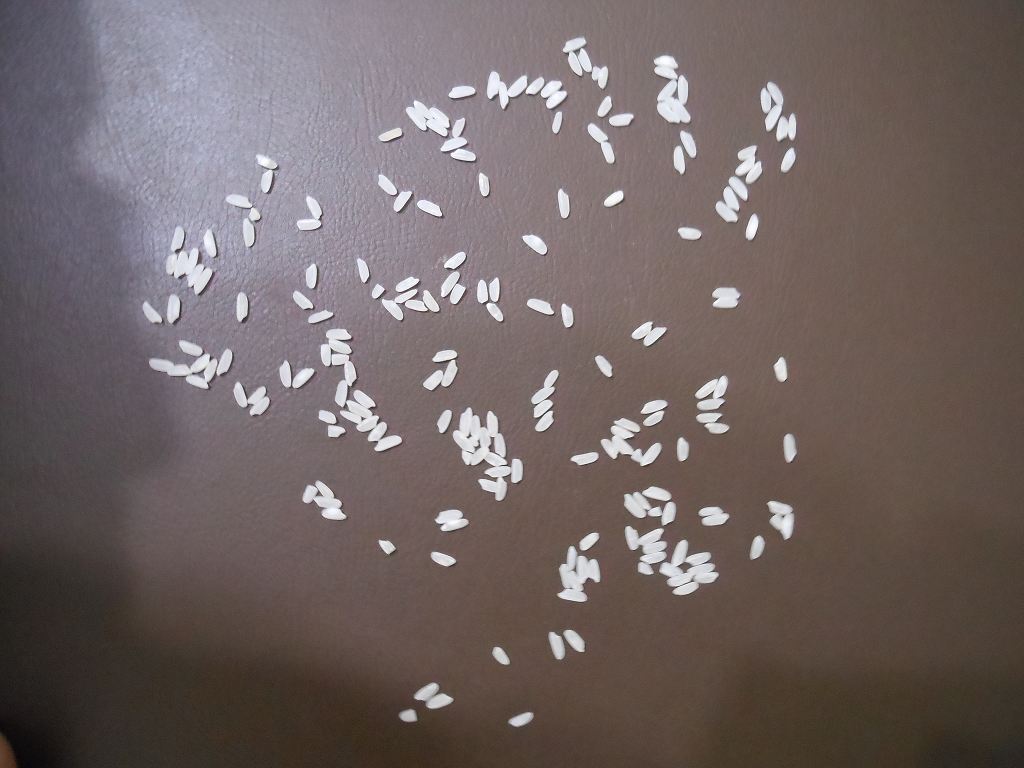
#> input picture notebook/input/205.bmp, 1024 x 768 px
$ jupyter execute projeto4.ipynb   (shell and % lines are left out)
#> lines starting #> are read from the running program, lines starting #| are printed output that depends on the picture; after the words box and inside, x2 and y2 are one past the last pixel; in counts of white or black regions, pixels touching at a corner belong together
# Buscar arroz

## Preparar bibliotecas e constantes

[cell 1]

import os
import numpy as np
import cv2

from matplotlib import pyplot as plt

GAMMA = 10
RESIZE = 1

## Abrir nossa imagem

[cell 2]
imgs = ['60.bmp', '82.bmp', '114.bmp', '150.bmp', '205.bmp']
IMG_NAME = imgs[4]
try:
    img = cv2.cvtColor(cv2.imread("input/" + IMG_NAME), cv2.COLOR_BGR2RGB)
except:
    exit(1)
img_w, img_h, img_c = img.shape
#> img_w = 768; img_h = 1024; img_c = 3

## Tratar imagem

A correção gama será realizada para realçar os detalhes dos arroz, normalmente brancos, e homogenizar levemente o fundo em tons escuros.

[cell 3]
# Copiar a imagem original
simg = img.copy()

# Criar o plot
fig, axes = plt.subplots(1, 3, figsize=(20, 10), sharex=True, sharey=True)
plt.xticks([]), plt.yticks([])

# Imagem original
axes[0].imshow(img)
plt.xticks([]), plt.yticks([])

# Correção Gama
def correcaoGama(img):
    return np.uint8(((np.float32(img / 255) ** GAMMA) * 255))
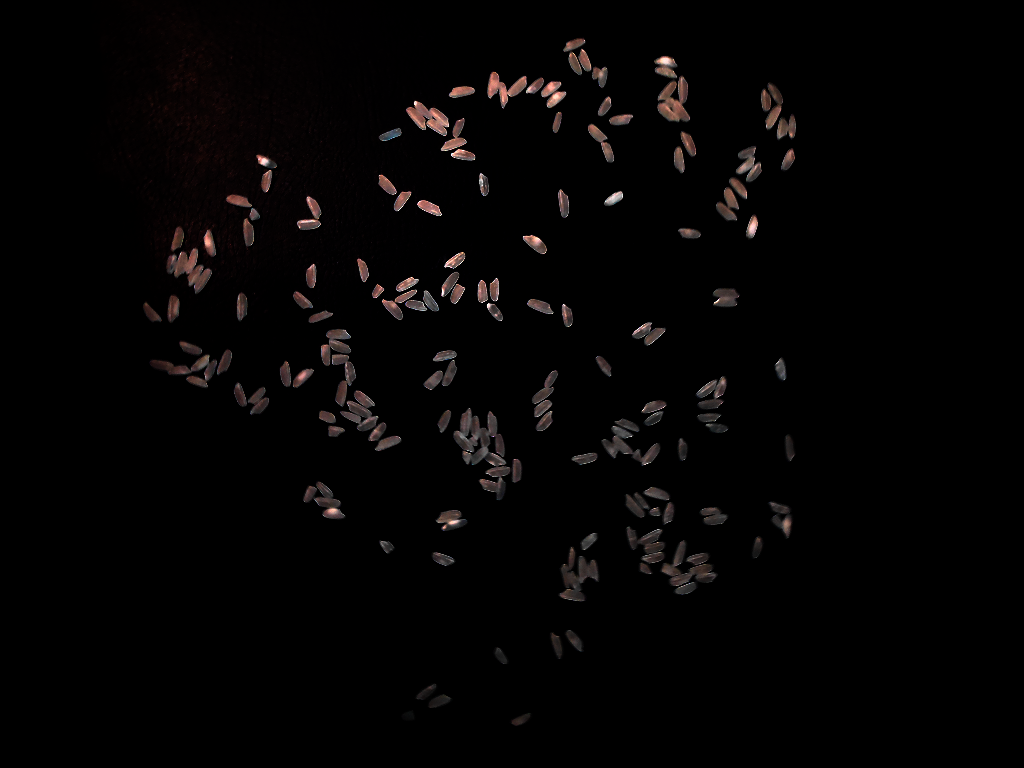
#> returned value: shape (768, 1024, 3); mean of channels 0, 1, 2 3.6, 3.7, 4.9; drawn as B, G, R

simg = correcaoGama(simg)
axes[1].imshow(simg)

# Nitidez
def aumentarNitidez(img):
    sharpness = cv2.medianBlur(img, RESIZE * 70 + 1)
    cv2.addWeighted(sharpness, -1.3, img, 0.7, 3, img)
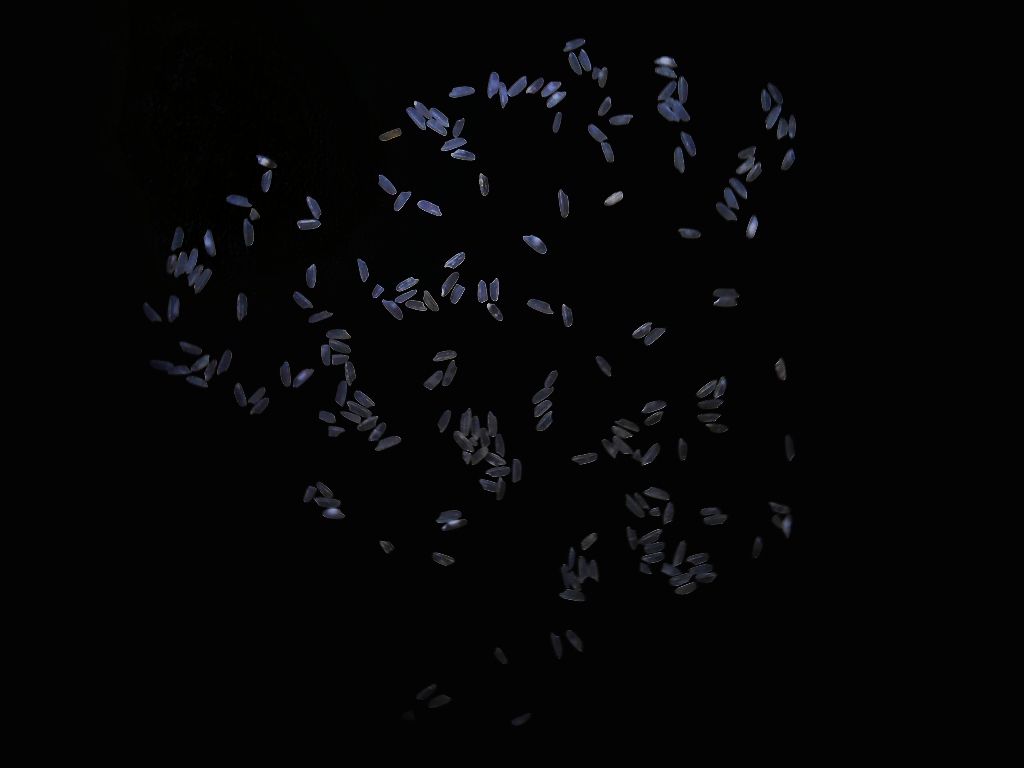
#> img: shape (768, 1024, 3); mean R, G, B 5.3, 5.4, 5.9
    img = cv2.normalize(img, None, alpha=0, beta=255, norm_type=cv2.NORM_MINMAX)
    return img, sharpness

simg, sharpness = aumentarNitidez(simg)
axes[2].imshow(sharpness)

plt.show()

# Ver resultado final
fig, axes = plt.subplots(1, 1, figsize=(25, 15), sharex=True, sharey=True)
axes.imshow(simg)
plt.xticks([]), plt.yticks([])
plt.show()

## Binarizar

[cell 4]
# Escala de cinza
gsimg = cv2.cvtColor(simg, cv2.COLOR_BGR2GRAY)

# Threshold adaptativo
bimg = cv2.adaptiveThreshold(gsimg, 255, cv2.ADAPTIVE_THRESH_GAUSSIAN_C, cv2.THRESH_BINARY_INV, 251, -10)
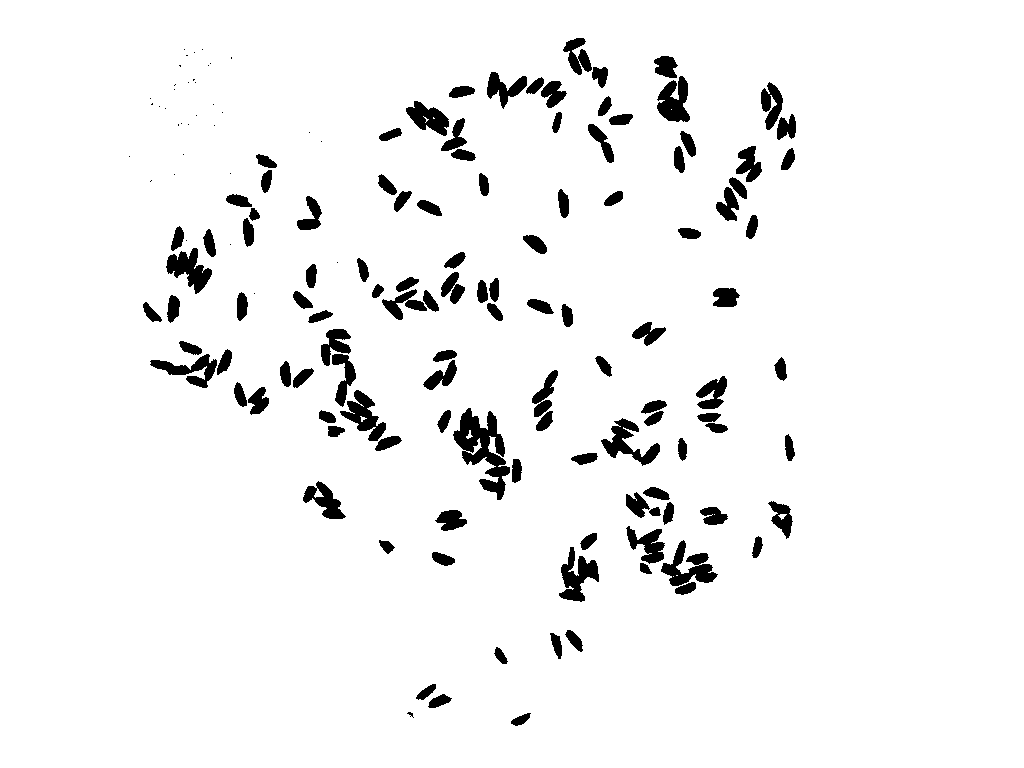
#> bimg: shape (768, 1024); 95.1% white; 152 black regions (36 under 20 px), largest, box (x1, y1, x2, y2) and area: (453, 408, 510, 500) 2253, (661, 540, 718, 586) 1119, (559, 547, 599, 602) 1064
bimg = np.uint8(np.where(bimg == 0, 255, 0))

# Limpar ruidos
bimg = cv2.morphologyEx(bimg, cv2.MORPH_OPEN, cv2.getStructuringElement(cv2.MORPH_ELLIPSE, (5, 5)), iterations=1)
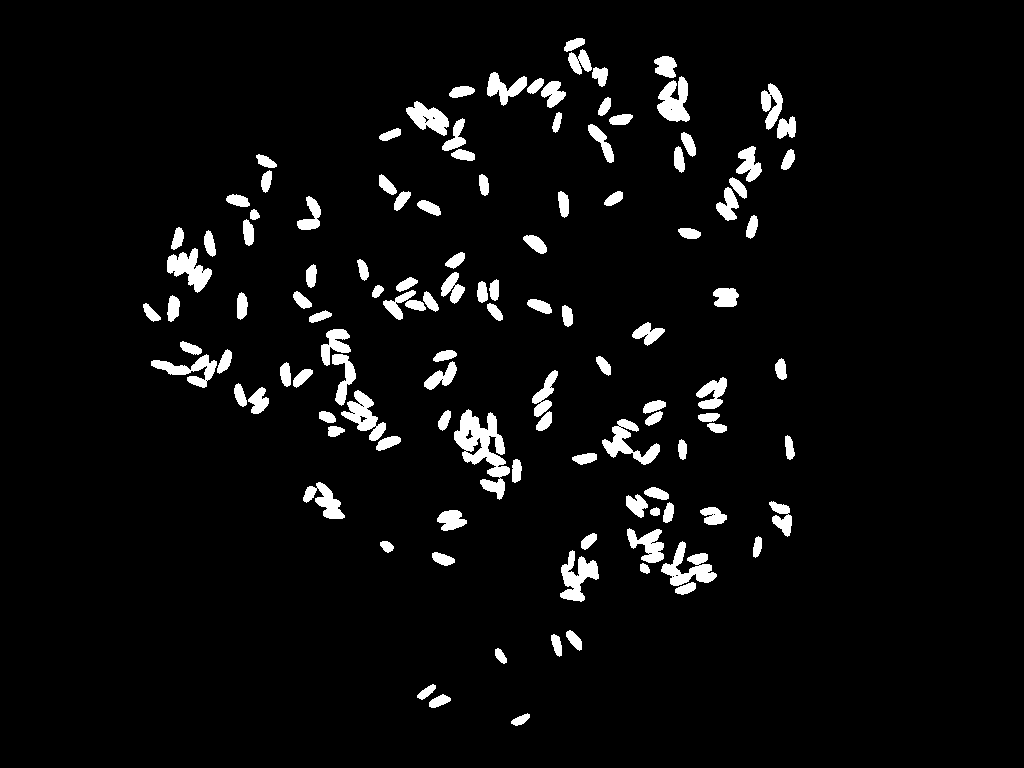
#> bimg: shape (768, 1024); 4.7% white; 118 white regions, largest, box (x1, y1, x2, y2) and area: (454, 409, 510, 500) 2187, (661, 541, 717, 586) 1095, (560, 550, 599, 602) 1021

# Ver resultado final
fig, axes = plt.subplots(1, 1, figsize=(25, 15), sharex=True, sharey=True)
axes.imshow(bimg)
plt.xticks([]), plt.yticks([])
plt.show()

# Resultados

## Encontrar componentes

[cell 5]
ret, labels = cv2.connectedComponents(bimg)
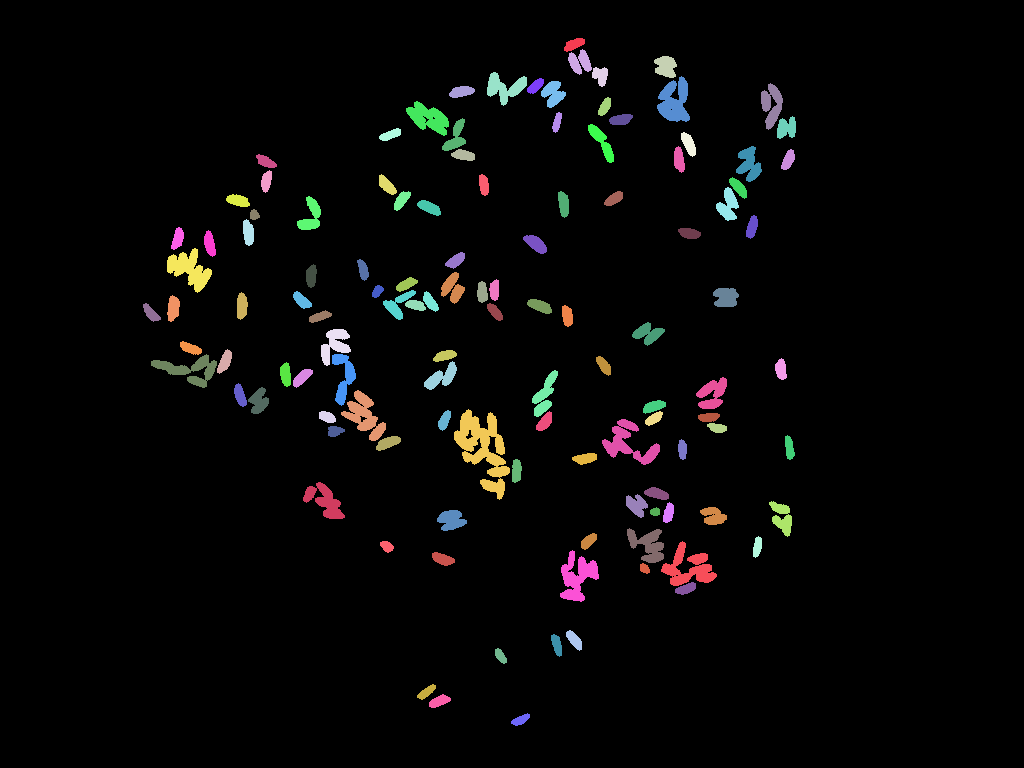
#> labels: shape (768, 1024) int32; 119 distinct labels, from 0 to 118; one colour per label, 0 black
#> ret = 119
ngohan_enct = np.max(labels)
#> ngohan_enct = 118

## Tamanho das componentes

[cell 6]
comp_size = np.zeros(ngohan_enct)
#> comp_size = 118 values from 0 to 0

for i in range(1, ngohan_enct):
    comp_size[i] = (int((labels == i).sum() / 10)) * 10
#> after the loop, comp_size = 118 values, max 2180 at index 82, min 0 at index 0, mean 309.9

bins = np.unique(comp_size)
#> bins = 47 values from 0 to 2180
hstack_labelsize = np.hstack(comp_size)
#> hstack_labelsize has the same summary as comp_size
n, bins, patches = plt.hist(hstack_labelsize, bins=bins)
#> n = 46 values, max 12 at index 11, min 1 at index 0, mean 2.57; patches = 46 items

tam_arroz = np.unique(comp_size)[n.argmax()]
#> tam_arroz = 190

aux_x = bins[n.argmax()]
#> aux_x = 190
plt.plot([aux_x, aux_x], [0, n.max()])
plt.show()
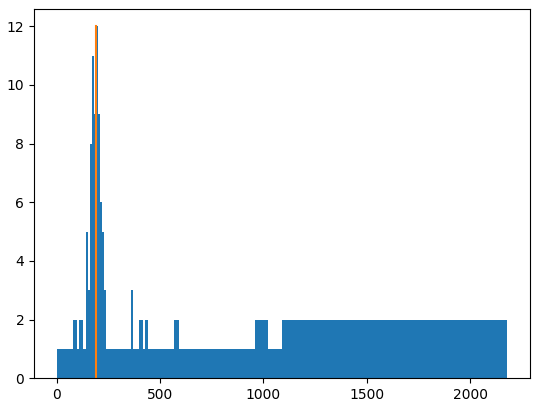
#> figure drawn by matplotlib, 1 panel; tallest bar 12 high, from x = 190 to 200

## Componentes encontradas x Tamanho em pixel

[cell 7]
# Mostrar resultado
a = np.hstack(labels)
plt.hist(a, bins=range(1, ngohan_enct))
plt.plot([0, ngohan_enct], [tam_arroz, tam_arroz])
plt.show()
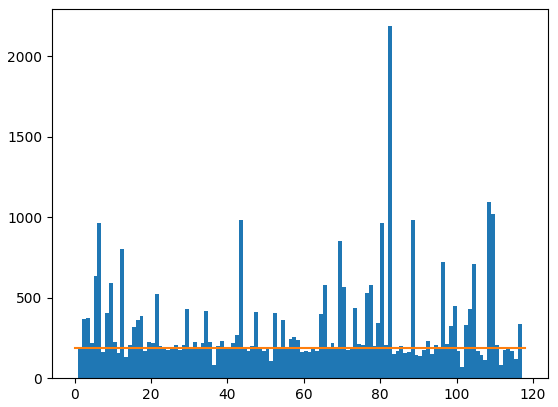
#> figure drawn by matplotlib, 1 panel; tallest bar 2187 high, from x = 82 to 83

[cell 8]
# Verificar cada componente e seu tamanho
ngohan_sepa = 0
for i in range(1, ngohan_enct):

    # Tamanho da componente
    label_size = np.sum(np.where(labels == i, 1, 0))

    # Quantos arroz entrariam nessa componente
    contar = int(label_size / tam_arroz)
    if contar > 0:
        ngohan_sepa += contar
    else:
        ngohan_sepa += 1
        continue

    # Faltou pouco para mais um arroz?
    if (label_size % tam_arroz) / tam_arroz > 0.6:
        ngohan_sepa += 1
#> this loop made 117 passes
#> (label_size, contar, ngohan_sepa) on passes 2 to 13: (367, 1, 3), (372, 1, 5), (220, 1, 6), (638, 3, 9), (966, 5, 14), (160, 0, 15), (402, 2, 17), (591, 3, 20), (224, 1, 21), (158, 0, 22), (803, 4, 26), (132, 0, 27)
#> (label_size, contar) on pass 1: (183, 0)
#> after the loop, ngohan_sepa = 196

print("Arroz encontrados: " + str(ngohan_enct))
#| Arroz encontrados: 118
print("Arroz estimados: "   + str(ngohan_sepa))
#| Arroz estimados: 196
print("Arroz esperados: "   + os.path.splitext(IMG_NAME)[0])
